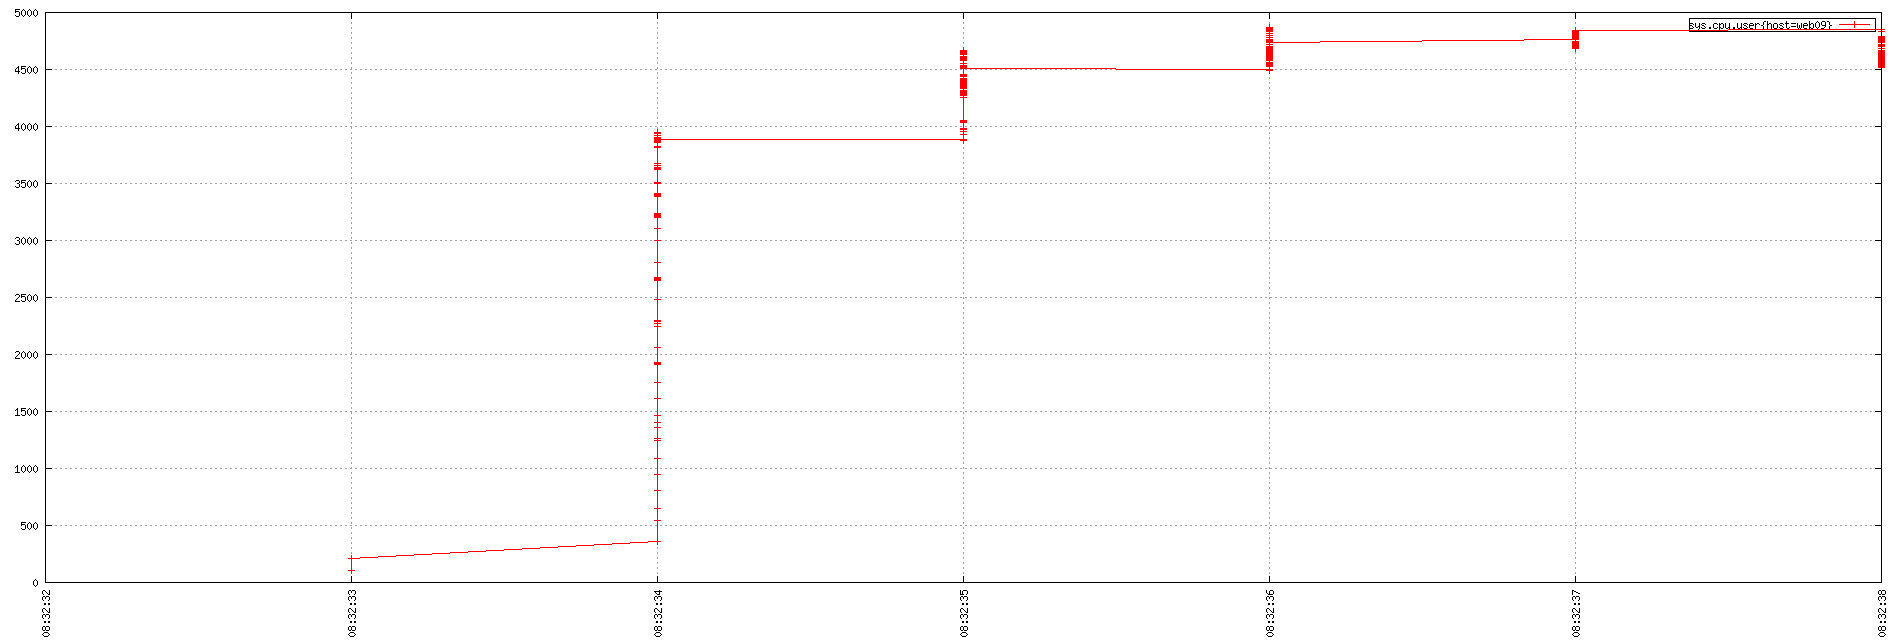

The script that saved this image:
set term png small size 1900,644
set xdata time
set timefmt "%s"
if (GPVAL_VERSION < 4.6) set xtics rotate; else set xtics rotate right
set output "${TMPDIR-'tmp'}/tsd/f65df0b2.png"
set xrange ["1673771552":"1673771558"]
set format x "%H:%M:%S"
set grid
set style data linespoint
set key right box
set yrange [0:]
plot  "${TMPDIR-'tmp'}/tsd/f65df0b2_0.dat" using 1:2 title "sys.cpu.user{host=web09}"
